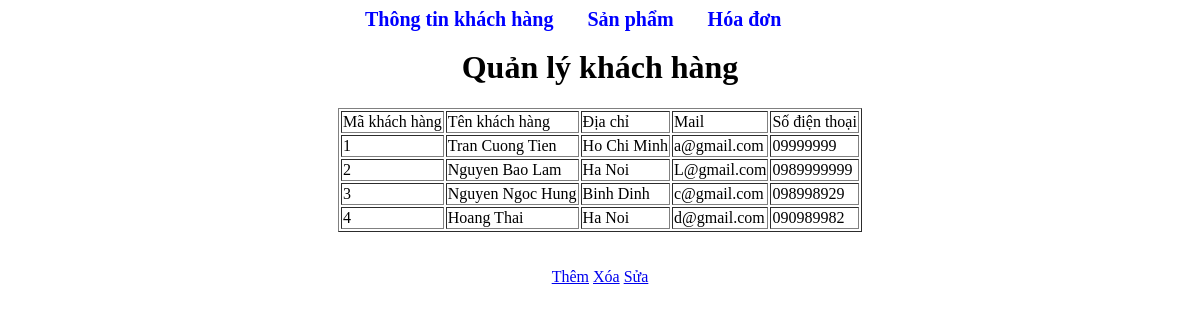
The page / on the database its author committed.
### tables this page shows
CREATE TABLE `khach_hang` (
  `id_kh` varchar(20) NOT NULL,
  `ten_kh` varchar(20) NOT NULL,
  `dia_chi` varchar(20) NOT NULL,
  `mail` varchar(20) NOT NULL,
  `sdt` varchar(20) NOT NULL
);

### index.php (the view, shortened to what this page needs)
<!DOCTYPE html>
<html>
    <head>
    </head>
    <body>
        <div id="menu">
            <a href ="index.php">Thông tin khách hàng</a>
            <a href ="san_pham.php">Sản phẩm</a>
            <a href ="hoa_don.php">Hóa đơn</a>
        </div>
        <div id="content">
            <h1 align="center">Quản lý khách hàng</h1>
            <table border="1" align="center">
        <tr>
            <td>Mã khách hàng</td>
            <td>Tên khách hàng</td>
            <td>Địa chỉ</td>
            <td>Mail</td>
            <td>Số điện thoại</td>
        </tr>
        <?php
            $sql = "select * from khach_hang";
            $result = mysql_query($sql);
                while($data = mysql_fetch_assoc($result)){
                 $id_kh = $data['id_kh'];
                 $ten_kh = $data['ten_kh'];
                 $dia_chi = $data['dia_chi'];
                 $mail = $data['mail'];
                 $sdt = $data['sdt'];
                 echo"<tr>
                  <td>$id_kh</td>
                  <td>$ten_kh</td>
                 <td>$dia_chi</td>
                 <td>$mail</td>
                  <td>$sdt</td>
                      </tr>";
                }
        ?>
            </table>
        </div>
        <br>
        <br>
    <center> <div class="menu1">
        <a href="addkh.php">Thêm</a>
        <a href="delkh.php">Xóa</a>
         <a href="updatekh.php">Sửa</a>
        </div></center>
    </body>
</html>

### index.php (style rules this page uses)
#menu { margin-left: auto; margin-right:auto; width: 500px; height: 20px; }
#menu a { text-decoration: none; font-size: 20px; color: blue; font-weight: bold; padding: 15px; }

### rows shown on the page
khach_hang: id_kh "1", ten_kh "Tran Cuong Tien", dia_chi "Ho Chi Minh", mail "a@gmail.com", sdt "09999999"
khach_hang: id_kh "2", ten_kh "Nguyen Bao Lam", dia_chi "Ha Noi", mail "L@gmail.com", sdt "0989999999"
khach_hang: id_kh "3", ten_kh "Nguyen Ngoc Hung", dia_chi "Binh Dinh", mail "c@gmail.com", sdt "098998929"
khach_hang: id_kh "4", ten_kh "Hoang Thai", dia_chi "Ha Noi", mail "d@gmail.com", sdt "090989982"
